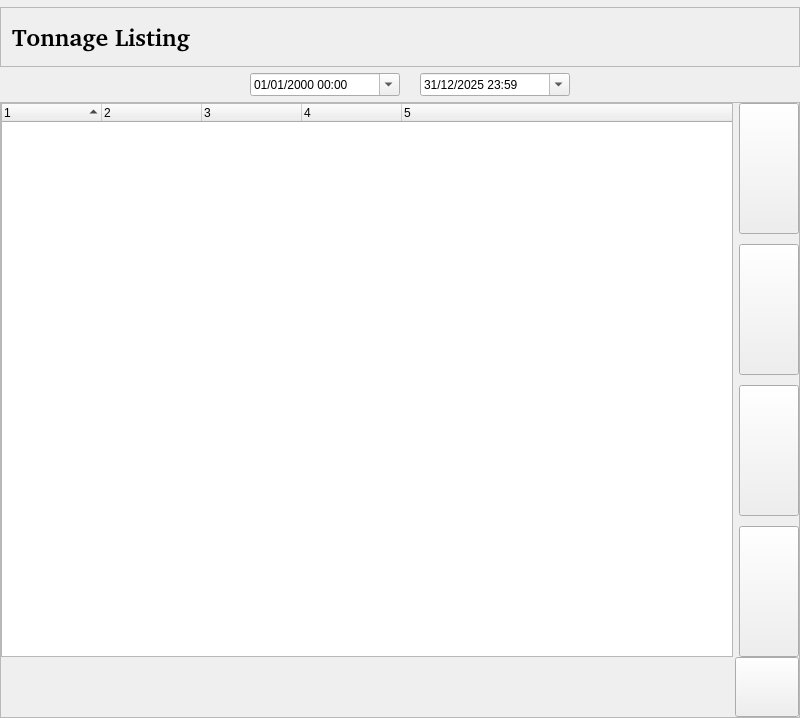
<?xml version="1.0" encoding="UTF-8"?>
<ui version="4.0">
 <class>PersZWidgetBase</class>
 <widget class="QWidget" name="PersZWidgetBase">
  <property name="geometry">
   <rect>
    <x>0</x>
    <y>0</y>
    <width>800</width>
    <height>718</height>
   </rect>
  </property>
  <property name="sizePolicy">
   <sizepolicy hsizetype="Expanding" vsizetype="Expanding">
    <horstretch>0</horstretch>
    <verstretch>0</verstretch>
   </sizepolicy>
  </property>
  <property name="minimumSize">
   <size>
    <width>800</width>
    <height>0</height>
   </size>
  </property>
  <property name="windowTitle">
   <string>Form1</string>
  </property>
  <layout class="QVBoxLayout">
   <property name="spacing">
    <number>6</number>
   </property>
   <property name="leftMargin">
    <number>0</number>
   </property>
   <property name="topMargin">
    <number>7</number>
   </property>
   <property name="rightMargin">
    <number>0</number>
   </property>
   <property name="bottomMargin">
    <number>0</number>
   </property>
   <item>
    <widget class="QFrame" name="Frame3_2">
     <property name="sizePolicy">
      <sizepolicy hsizetype="Expanding" vsizetype="Preferred">
       <horstretch>0</horstretch>
       <verstretch>0</verstretch>
      </sizepolicy>
     </property>
     <property name="minimumSize">
      <size>
       <width>0</width>
       <height>60</height>
      </size>
     </property>
     <property name="maximumSize">
      <size>
       <width>32567</width>
       <height>60</height>
      </size>
     </property>
     <property name="frameShape">
      <enum>QFrame::Shape::StyledPanel</enum>
     </property>
     <property name="frameShadow">
      <enum>QFrame::Shadow::Raised</enum>
     </property>
     <property name="lineWidth">
      <number>2</number>
     </property>
     <layout class="QHBoxLayout">
      <property name="spacing">
       <number>6</number>
      </property>
      <property name="leftMargin">
       <number>11</number>
      </property>
      <property name="topMargin">
       <number>11</number>
      </property>
      <property name="rightMargin">
       <number>11</number>
      </property>
      <property name="bottomMargin">
       <number>11</number>
      </property>
      <item>
       <widget class="QLabel" name="title_generacion">
        <property name="font">
         <font>
          <family>Nimbus Sans l [Urw]</family>
          <pointsize>18</pointsize>
          <bold>true</bold>
         </font>
        </property>
        <property name="text">
         <string>Tonnage Listing</string>
        </property>
        <property name="wordWrap">
         <bool>false</bool>
        </property>
       </widget>
      </item>
      <item>
       <spacer name="Spacer3_2">
        <property name="orientation">
         <enum>Qt::Orientation::Horizontal</enum>
        </property>
        <property name="sizeType">
         <enum>QSizePolicy::Policy::Expanding</enum>
        </property>
        <property name="sizeHint" stdset="0">
         <size>
          <width>181</width>
          <height>0</height>
         </size>
        </property>
       </spacer>
      </item>
     </layout>
    </widget>
   </item>
   <item>
    <layout class="QHBoxLayout">
     <item>
      <layout class="QHBoxLayout">
       <item>
        <widget class="QFrame" name="date_groupbox">
         <property name="sizePolicy">
          <sizepolicy hsizetype="Expanding" vsizetype="Preferred">
           <horstretch>0</horstretch>
           <verstretch>0</verstretch>
          </sizepolicy>
         </property>
         <property name="frameShape">
          <enum>QFrame::Shape::NoFrame</enum>
         </property>
         <layout class="QHBoxLayout">
          <property name="spacing">
           <number>0</number>
          </property>
          <property name="leftMargin">
           <number>0</number>
          </property>
          <property name="topMargin">
           <number>0</number>
          </property>
          <property name="rightMargin">
           <number>0</number>
          </property>
          <property name="bottomMargin">
           <number>0</number>
          </property>
          <item>
           <spacer name="spacer24_2_2_2">
            <property name="orientation">
             <enum>Qt::Orientation::Horizontal</enum>
            </property>
            <property name="sizeType">
             <enum>QSizePolicy::Policy::Expanding</enum>
            </property>
            <property name="sizeHint" stdset="0">
             <size>
              <width>250</width>
              <height>20</height>
             </size>
            </property>
           </spacer>
          </item>
          <item>
           <widget class="QDateTimeEdit" name="start_datetime_dtedit">
            <property name="sizePolicy">
             <sizepolicy hsizetype="Preferred" vsizetype="Fixed">
              <horstretch>0</horstretch>
              <verstretch>0</verstretch>
             </sizepolicy>
            </property>
            <property name="minimumSize">
             <size>
              <width>150</width>
              <height>0</height>
             </size>
            </property>
            <property name="maximumSize">
             <size>
              <width>270</width>
              <height>290</height>
             </size>
            </property>
            <property name="toolTip">
             <string>Select start date</string>
            </property>
            <property name="displayFormat">
             <string>dd/MM/yyyy hh:mm</string>
            </property>
            <property name="calendarPopup">
             <bool>true</bool>
            </property>
           </widget>
          </item>
          <item>
           <spacer name="horizontalSpacer">
            <property name="orientation">
             <enum>Qt::Orientation::Horizontal</enum>
            </property>
            <property name="sizeType">
             <enum>QSizePolicy::Policy::Fixed</enum>
            </property>
            <property name="sizeHint" stdset="0">
             <size>
              <width>20</width>
              <height>20</height>
             </size>
            </property>
           </spacer>
          </item>
          <item>
           <widget class="QDateTimeEdit" name="end_datetime_dtedit">
            <property name="sizePolicy">
             <sizepolicy hsizetype="Preferred" vsizetype="Fixed">
              <horstretch>0</horstretch>
              <verstretch>0</verstretch>
             </sizepolicy>
            </property>
            <property name="minimumSize">
             <size>
              <width>150</width>
              <height>0</height>
             </size>
            </property>
            <property name="maximumSize">
             <size>
              <width>270</width>
              <height>290</height>
             </size>
            </property>
            <property name="toolTip">
             <string>Select end date</string>
            </property>
            <property name="date">
             <date>
              <year>2025</year>
              <month>12</month>
              <day>31</day>
             </date>
            </property>
            <property name="time">
             <time>
              <hour>23</hour>
              <minute>59</minute>
              <second>59</second>
             </time>
            </property>
            <property name="displayFormat">
             <string>dd/MM/yyyy hh:mm</string>
            </property>
            <property name="calendarPopup">
             <bool>true</bool>
            </property>
           </widget>
          </item>
         </layout>
        </widget>
       </item>
      </layout>
     </item>
     <item>
      <spacer name="spacer395">
       <property name="orientation">
        <enum>Qt::Orientation::Horizontal</enum>
       </property>
       <property name="sizeType">
        <enum>QSizePolicy::Policy::Expanding</enum>
       </property>
       <property name="sizeHint" stdset="0">
        <size>
         <width>65</width>
         <height>20</height>
        </size>
       </property>
      </spacer>
     </item>
    </layout>
   </item>
   <item>
    <widget class="QStackedWidget" name="stack">
     <property name="sizePolicy">
      <sizepolicy hsizetype="Expanding" vsizetype="Expanding">
       <horstretch>0</horstretch>
       <verstretch>0</verstretch>
      </sizepolicy>
     </property>
     <property name="frameShape">
      <enum>QFrame::Shape::StyledPanel</enum>
     </property>
     <property name="currentIndex">
      <number>0</number>
     </property>
     <widget class="QWidget" name="main_page">
      <property name="sizePolicy">
       <sizepolicy hsizetype="Expanding" vsizetype="Expanding">
        <horstretch>0</horstretch>
        <verstretch>0</verstretch>
       </sizepolicy>
      </property>
      <layout class="QVBoxLayout">
       <property name="spacing">
        <number>0</number>
       </property>
       <property name="leftMargin">
        <number>0</number>
       </property>
       <property name="topMargin">
        <number>0</number>
       </property>
       <property name="rightMargin">
        <number>0</number>
       </property>
       <property name="bottomMargin">
        <number>0</number>
       </property>
       <item>
        <layout class="QHBoxLayout">
         <item>
          <layout class="QVBoxLayout">
           <item>
            <layout class="QHBoxLayout">
             <item>
              <widget class="QTreeWidget" name="z_treeview">
               <property name="minimumSize">
                <size>
                 <width>640</width>
                 <height>0</height>
                </size>
               </property>
               <property name="font">
                <font/>
               </property>
               <property name="alternatingRowColors">
                <bool>true</bool>
               </property>
               <property name="uniformRowHeights">
                <bool>true</bool>
               </property>
               <property name="sortingEnabled">
                <bool>true</bool>
               </property>
               <property name="columnCount">
                <number>5</number>
               </property>
               <attribute name="headerCascadingSectionResizes">
                <bool>true</bool>
               </attribute>
               <column>
                <property name="text">
                 <string notr="true">1</string>
                </property>
               </column>
               <column>
                <property name="text">
                 <string notr="true">2</string>
                </property>
               </column>
               <column>
                <property name="text">
                 <string notr="true">3</string>
                </property>
               </column>
               <column>
                <property name="text">
                 <string notr="true">4</string>
                </property>
               </column>
               <column>
                <property name="text">
                 <string notr="true">5</string>
                </property>
               </column>
              </widget>
             </item>
             <item>
              <layout class="QVBoxLayout">
               <property name="spacing">
                <number>10</number>
               </property>
               <property name="leftMargin">
                <number>0</number>
               </property>
               <property name="topMargin">
                <number>0</number>
               </property>
               <property name="rightMargin">
                <number>0</number>
               </property>
               <property name="bottomMargin">
                <number>0</number>
               </property>
               <item>
                <widget class="QPushButton" name="first_z_button">
                 <property name="sizePolicy">
                  <sizepolicy hsizetype="Minimum" vsizetype="Expanding">
                   <horstretch>0</horstretch>
                   <verstretch>0</verstretch>
                  </sizepolicy>
                 </property>
                 <property name="minimumSize">
                  <size>
                   <width>60</width>
                   <height>50</height>
                  </size>
                 </property>
                 <property name="toolTip">
                  <string>Go to the first cash register</string>
                 </property>
                 <property name="text">
                  <string/>
                 </property>
                 <property name="autoRepeat">
                  <bool>true</bool>
                 </property>
                </widget>
               </item>
               <item>
                <widget class="QPushButton" name="up_z_button">
                 <property name="sizePolicy">
                  <sizepolicy hsizetype="Minimum" vsizetype="Expanding">
                   <horstretch>0</horstretch>
                   <verstretch>0</verstretch>
                  </sizepolicy>
                 </property>
                 <property name="minimumSize">
                  <size>
                   <width>60</width>
                   <height>50</height>
                  </size>
                 </property>
                 <property name="toolTip">
                  <string>Go back one tonnage</string>
                 </property>
                 <property name="text">
                  <string/>
                 </property>
                 <property name="autoRepeat">
                  <bool>true</bool>
                 </property>
                </widget>
               </item>
               <item>
                <widget class="QPushButton" name="down_z_button">
                 <property name="sizePolicy">
                  <sizepolicy hsizetype="Minimum" vsizetype="Expanding">
                   <horstretch>0</horstretch>
                   <verstretch>0</verstretch>
                  </sizepolicy>
                 </property>
                 <property name="minimumSize">
                  <size>
                   <width>60</width>
                   <height>50</height>
                  </size>
                 </property>
                 <property name="toolTip">
                  <string>Advance one tonnage</string>
                 </property>
                 <property name="text">
                  <string/>
                 </property>
                 <property name="autoRepeat">
                  <bool>true</bool>
                 </property>
                </widget>
               </item>
               <item>
                <widget class="QPushButton" name="last_z_button">
                 <property name="sizePolicy">
                  <sizepolicy hsizetype="Minimum" vsizetype="Expanding">
                   <horstretch>0</horstretch>
                   <verstretch>0</verstretch>
                  </sizepolicy>
                 </property>
                 <property name="minimumSize">
                  <size>
                   <width>60</width>
                   <height>50</height>
                  </size>
                 </property>
                 <property name="toolTip">
                  <string>Go to the last cash register</string>
                 </property>
                 <property name="text">
                  <string/>
                 </property>
                 <property name="autoRepeat">
                  <bool>true</bool>
                 </property>
                </widget>
               </item>
              </layout>
             </item>
            </layout>
           </item>
          </layout>
         </item>
        </layout>
       </item>
       <item>
        <layout class="QHBoxLayout">
         <item>
          <spacer name="spacer38">
           <property name="orientation">
            <enum>Qt::Orientation::Horizontal</enum>
           </property>
           <property name="sizeType">
            <enum>QSizePolicy::Policy::Expanding</enum>
           </property>
           <property name="sizeHint" stdset="0">
            <size>
             <width>560</width>
             <height>20</height>
            </size>
           </property>
          </spacer>
         </item>
         <item>
          <widget class="QPushButton" name="ok_button">
           <property name="minimumSize">
            <size>
             <width>64</width>
             <height>60</height>
            </size>
           </property>
           <property name="text">
            <string/>
           </property>
           <property name="checkable">
            <bool>false</bool>
           </property>
           <property name="autoRepeat">
            <bool>false</bool>
           </property>
          </widget>
         </item>
        </layout>
       </item>
      </layout>
     </widget>
     <widget class="QWidget" name="viewer_page">
      <property name="sizePolicy">
       <sizepolicy hsizetype="Expanding" vsizetype="Expanding">
        <horstretch>0</horstretch>
        <verstretch>0</verstretch>
       </sizepolicy>
      </property>
      <layout class="QVBoxLayout">
       <property name="leftMargin">
        <number>0</number>
       </property>
       <property name="topMargin">
        <number>0</number>
       </property>
       <property name="rightMargin">
        <number>0</number>
       </property>
       <property name="bottomMargin">
        <number>0</number>
       </property>
       <item>
        <widget class="QFrame" name="browser_frame">
         <property name="sizePolicy">
          <sizepolicy hsizetype="Expanding" vsizetype="Expanding">
           <horstretch>0</horstretch>
           <verstretch>0</verstretch>
          </sizepolicy>
         </property>
         <property name="minimumSize">
          <size>
           <width>0</width>
           <height>530</height>
          </size>
         </property>
         <property name="maximumSize">
          <size>
           <width>800</width>
           <height>32767</height>
          </size>
         </property>
         <property name="frameShape">
          <enum>QFrame::Shape::StyledPanel</enum>
         </property>
         <property name="frameShadow">
          <enum>QFrame::Shadow::Raised</enum>
         </property>
        </widget>
       </item>
       <item>
        <layout class="QHBoxLayout">
         <item>
          <widget class="QPushButton" name="print_button">
           <property name="minimumSize">
            <size>
             <width>100</width>
             <height>60</height>
            </size>
           </property>
           <property name="text">
            <string>Print</string>
           </property>
           <property name="icon">
            <iconset>
             <normaloff>image5</normaloff>image5</iconset>
           </property>
           <property name="checkable">
            <bool>false</bool>
           </property>
           <property name="autoRepeat">
            <bool>false</bool>
           </property>
          </widget>
         </item>
         <item>
          <spacer name="spacer436">
           <property name="orientation">
            <enum>Qt::Orientation::Horizontal</enum>
           </property>
           <property name="sizeType">
            <enum>QSizePolicy::Policy::Expanding</enum>
           </property>
           <property name="sizeHint" stdset="0">
            <size>
             <width>168</width>
             <height>20</height>
            </size>
           </property>
          </spacer>
         </item>
         <item>
          <widget class="QPushButton" name="down_button">
           <property name="minimumSize">
            <size>
             <width>100</width>
             <height>60</height>
            </size>
           </property>
           <property name="text">
            <string/>
           </property>
           <property name="checkable">
            <bool>false</bool>
           </property>
           <property name="autoRepeat">
            <bool>false</bool>
           </property>
          </widget>
         </item>
         <item>
          <widget class="QPushButton" name="up_button">
           <property name="minimumSize">
            <size>
             <width>100</width>
             <height>60</height>
            </size>
           </property>
           <property name="text">
            <string/>
           </property>
           <property name="checkable">
            <bool>false</bool>
           </property>
           <property name="autoRepeat">
            <bool>false</bool>
           </property>
          </widget>
         </item>
         <item>
          <spacer name="spacer437">
           <property name="orientation">
            <enum>Qt::Orientation::Horizontal</enum>
           </property>
           <property name="sizeType">
            <enum>QSizePolicy::Policy::Expanding</enum>
           </property>
           <property name="sizeHint" stdset="0">
            <size>
             <width>167</width>
             <height>20</height>
            </size>
           </property>
          </spacer>
         </item>
         <item>
          <widget class="QPushButton" name="exit_button">
           <property name="sizePolicy">
            <sizepolicy hsizetype="Minimum" vsizetype="Expanding">
             <horstretch>0</horstretch>
             <verstretch>0</verstretch>
            </sizepolicy>
           </property>
           <property name="minimumSize">
            <size>
             <width>100</width>
             <height>60</height>
            </size>
           </property>
           <property name="maximumSize">
            <size>
             <width>32767</width>
             <height>60</height>
            </size>
           </property>
           <property name="text">
            <string>Leave</string>
           </property>
           <property name="icon">
            <iconset>
             <normaloff>image6</normaloff>image6</iconset>
           </property>
          </widget>
         </item>
        </layout>
       </item>
      </layout>
     </widget>
     <widget class="QWidget" name="progress_page">
      <layout class="QVBoxLayout">
       <item>
        <spacer name="spacer10">
         <property name="orientation">
          <enum>Qt::Orientation::Vertical</enum>
         </property>
         <property name="sizeType">
          <enum>QSizePolicy::Policy::Expanding</enum>
         </property>
         <property name="sizeHint" stdset="0">
          <size>
           <width>20</width>
           <height>161</height>
          </size>
         </property>
        </spacer>
       </item>
       <item>
        <layout class="QHBoxLayout">
         <item>
          <spacer name="spacer12">
           <property name="orientation">
            <enum>Qt::Orientation::Horizontal</enum>
           </property>
           <property name="sizeType">
            <enum>QSizePolicy::Policy::Expanding</enum>
           </property>
           <property name="sizeHint" stdset="0">
            <size>
             <width>61</width>
             <height>20</height>
            </size>
           </property>
          </spacer>
         </item>
         <item>
          <layout class="QVBoxLayout">
           <item>
            <widget class="QLabel" name="info_progress_label">
             <property name="text">
              <string>The requested tonnage data is being fetched.</string>
             </property>
             <property name="alignment">
              <set>Qt::AlignmentFlag::AlignCenter</set>
             </property>
             <property name="wordWrap">
              <bool>false</bool>
             </property>
            </widget>
           </item>
           <item>
            <spacer name="spacer9">
             <property name="orientation">
              <enum>Qt::Orientation::Vertical</enum>
             </property>
             <property name="sizeType">
              <enum>QSizePolicy::Policy::Fixed</enum>
             </property>
             <property name="sizeHint" stdset="0">
              <size>
               <width>20</width>
               <height>21</height>
              </size>
             </property>
            </spacer>
           </item>
           <item>
            <widget class="QProgressBar" name="progress_bar">
             <property name="minimumSize">
              <size>
               <width>500</width>
               <height>0</height>
              </size>
             </property>
             <property name="maximumSize">
              <size>
               <width>500</width>
               <height>32767</height>
              </size>
             </property>
            </widget>
           </item>
          </layout>
         </item>
         <item>
          <spacer name="spacer13">
           <property name="orientation">
            <enum>Qt::Orientation::Horizontal</enum>
           </property>
           <property name="sizeType">
            <enum>QSizePolicy::Policy::Expanding</enum>
           </property>
           <property name="sizeHint" stdset="0">
            <size>
             <width>51</width>
             <height>20</height>
            </size>
           </property>
          </spacer>
         </item>
        </layout>
       </item>
       <item>
        <spacer name="spacer11">
         <property name="orientation">
          <enum>Qt::Orientation::Vertical</enum>
         </property>
         <property name="sizeType">
          <enum>QSizePolicy::Policy::Expanding</enum>
         </property>
         <property name="sizeHint" stdset="0">
          <size>
           <width>20</width>
           <height>301</height>
          </size>
         </property>
        </spacer>
       </item>
      </layout>
     </widget>
    </widget>
   </item>
  </layout>
 </widget>
 <layoutdefault spacing="6" margin="11"/>
 <resources/>
 <connections/>
</ui>
